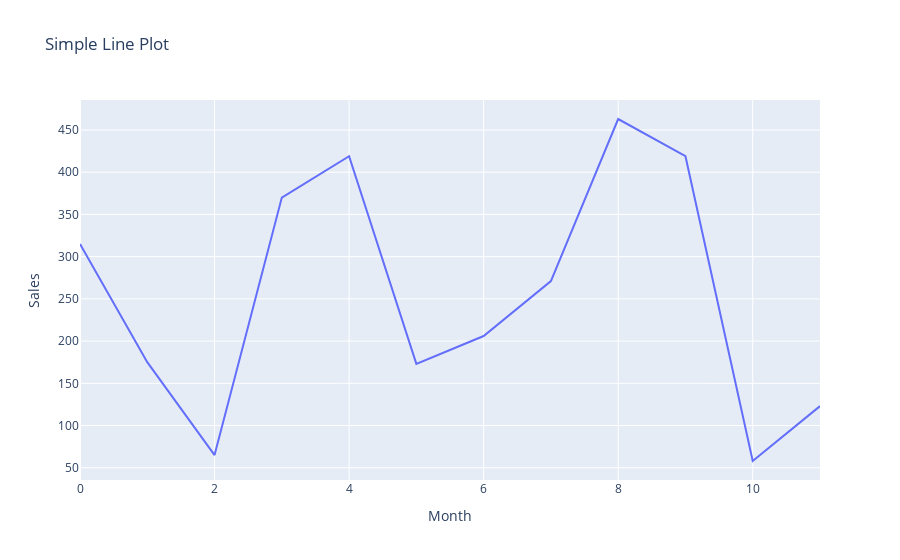

Notebook cell for this chart:
### Code cell
import plotly.express as px

# Entire line chart can be created in single command
fig = px.line(x=x, y=y, title='Simple Line Plot',
    labels=dict(x='Month', y='Sales'))
fig.show()

### Figure 1 — Plotly figure (JSON) as saved in the notebook; plotly's stock layout.template omitted (floating-point values rounded to 4 significant figures)
{"data": [{"hovertemplate": "Month=%{x}<br>Sales=%{y}<extra></extra>", "legendgroup": "", "line": {"color": "#636efa", "dash": "solid"}, "marker": {"symbol": "circle"}, "mode": "lines", "name": "", "orientation": "v", "showlegend": false, "type": "scatter", "x": [0, 1, 2, 3, 4, 5, 6, 7, 8, 9, 10, 11], "xaxis": "x", "y": [315, 175, 65, 370, 419, 173, 206, 271, 463, 419, 58, 123], "yaxis": "y"}], "layout": {"autosize": true, "legend": {"tracegroupgap": 0}, "title": {"text": "Simple Line Plot"}, "xaxis": {"anchor": "y", "autorange": true, "domain": [0, 1], "range": [0, 11], "title": {"text": "Month"}, "type": "linear"}, "yaxis": {"anchor": "x", "autorange": true, "domain": [0, 1], "range": [35.5, 485.5], "title": {"text": "Sales"}, "type": "linear"}}}
